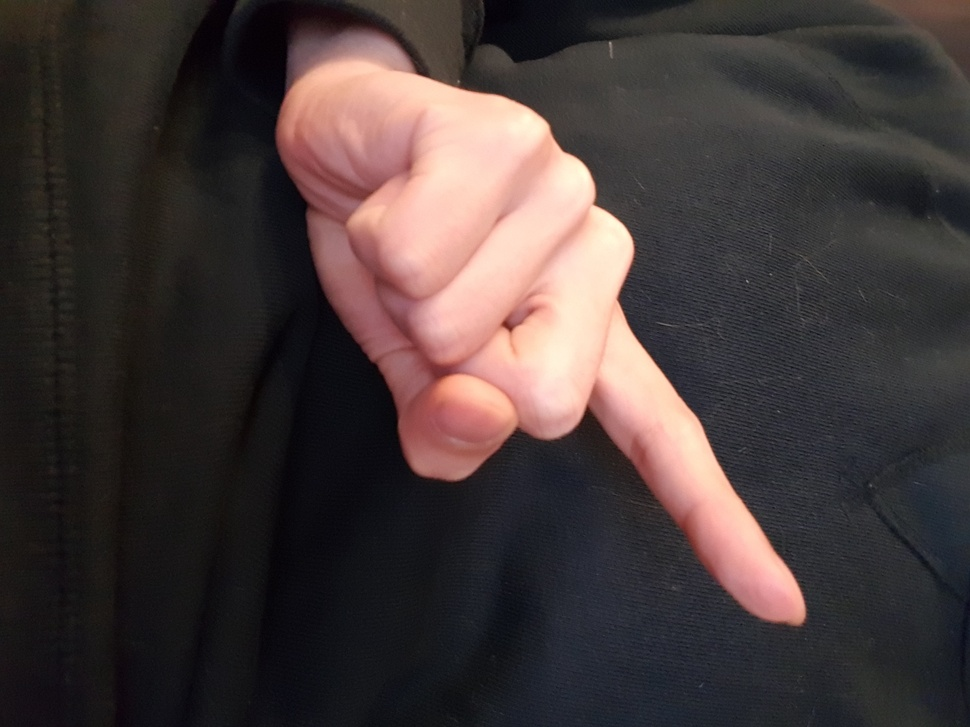
%> input picture images/rgb_hand1.jpg, 970 x 727 px, shrunk from 3264 x 2448 before the run
$ octave rgb2bw.m   (GNU Octave 9; MATLAB toolbox functions it lacks are replaced by stand-ins)
%> lines starting %> are read from the running program, lines starting %| are printed output that depends on the picture; in (x1, y1, x2, y2) boxes, pixels count from 0 and x2, y2 are one past the last pixel; in counts of white or black regions, pixels touching at a corner belong together; the program's own positions count from 1

rgbimage = imread('rgb_hand1.jpg');
%> rgbimage is the input picture: size 727x970x3 uint8; mean R, G, B 69.3, 58.6, 57.9
grayImage = rgb2gray(rgbimage);
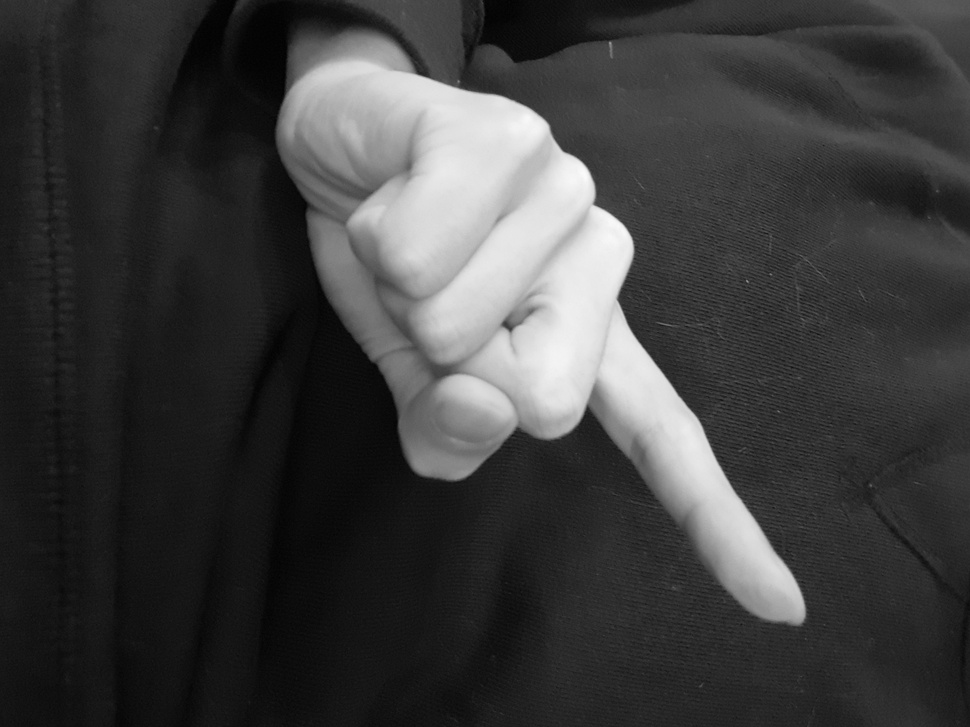
%> grayImage: size 727x970 uint8; min 1, max 251, mean 61.7
[rows, columns, numberOfColorBands] = size(grayImage);
%> rows = 727; columns = 970; numberOfColorBands = 1
if numberOfColorBands > 1
    % It's not really gray scale like we expected - it's color.
    % Convert it to gray scale by taking only the green channel.
    grayImage = grayImage(:, :, 2);
end
bwImage = imbinarize(grayImage, 'adaptive');
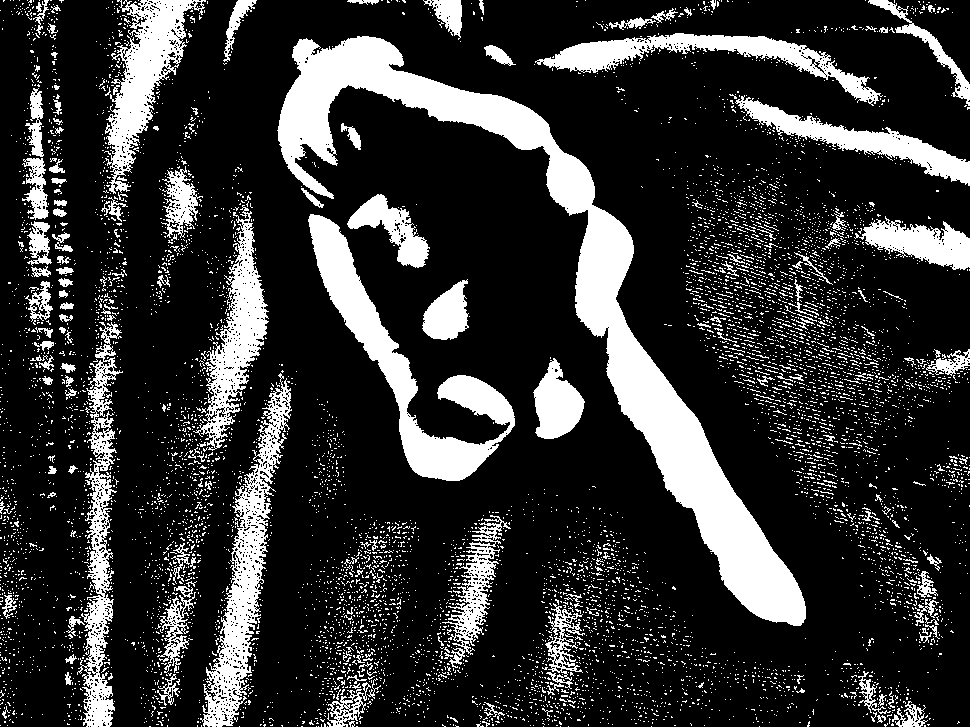
%> bwImage: size 727x970 logical; 20.2% white; 7340 white regions (7154 under 20 px), largest, box (x1, y1, x2, y2) and area: (277, 36, 806, 626) 39595, (308, 214, 515, 481) 11962, (200, 373, 292, 727) 8278


figure;
imshow('bw_hand1.png');
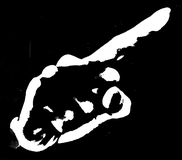
%> input picture images/bw_hand1.PNG, 182 x 160 px, shrunk from 613 x 539 before the run

%> (the run ends here)
